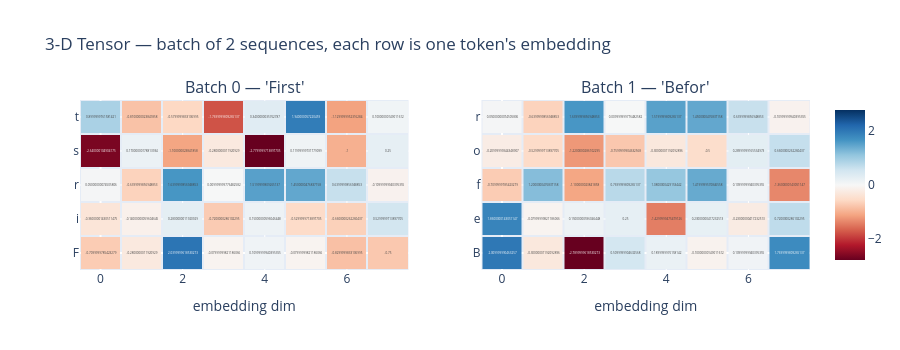

Here is the notebook cell this chart was saved with:
### Code cell
import plotly.graph_objects as go
from plotly.subplots import make_subplots

fig = make_subplots(
    rows=1, cols=2, subplot_titles=("Batch 0 — 'First'", "Batch 1 — 'Befor'")
)

for i, word in enumerate(["First", "Befor"]):
    data = batch_embeddings[i].detach().round(decimals=2).numpy()
    fig.add_trace(
        go.Heatmap(
            z=data,
            text=data,
            texttemplate="%{text}",
            colorscale="RdBu",
            zmid=0,
            showscale=(i == 1),
            xgap=2,
            ygap=2,
        ),
        row=1,
        col=i + 1,
    )
    fig.update_yaxes(tickvals=list(range(5)), ticktext=list(word), row=1, col=i + 1)
    fig.update_xaxes(title_text="embedding dim", row=1, col=i + 1)

fig.update_layout(
    title="3-D Tensor — batch of 2 sequences, each row is one token's embedding",
    height=350,
)
fig.show()

### Figure 1 — Plotly figure (JSON) as saved in the notebook; plotly's stock layout.template omitted (floating-point values rounded to 4 significant figures)
{"data": [{"colorscale": [[0, "rgb(103,0,31)"], [0.1, "rgb(178,24,43)"], [0.2, "rgb(214,96,77)"], [0.3, "rgb(244,165,130)"], [0.4, "rgb(253,219,199)"], [0.5, "rgb(247,247,247)"], [0.6, "rgb(209,229,240)"], [0.7, "rgb(146,197,222)"], [0.8, "rgb(67,147,195)"], [0.9, "rgb(33,102,172)"], [1, "rgb(5,48,97)"]], "showscale": false, "text": [[-0.71, -0.28, 2.04, -0.08, 0.11, -0.08, -0.83, -0.75], [-0.36, -0.14, 0.28, -0.72, 0.15, -0.53, -0.66, 0.53], [0.05, -0.64, 1.64, 0.01, 1.52, 1.45, 0.64, -0.11], [-2.64, 0.17, -1.1, -0.28, -2.78, 0.12, -1.0, 0.25], [0.9, -0.81, -0.58, -1.77, 0.34, 1.94, -1.13, 0.1]], "texttemplate": "%{text}", "type": "heatmap", "xaxis": "x", "xgap": 2, "yaxis": "y", "ygap": 2, "z": [[-0.71, -0.28, 2.04, -0.08, 0.11, -0.08, -0.83, -0.75], [-0.36, -0.14, 0.28, -0.72, 0.15, -0.53, -0.66, 0.53], [0.05, -0.64, 1.64, 0.01, 1.52, 1.45, 0.64, -0.11], [-2.64, 0.17, -1.1, -0.28, -2.78, 0.12, -1.0, 0.25], [0.9, -0.81, -0.58, -1.77, 0.34, 1.94, -1.13, 0.1]], "zmid": 0}, {"colorscale": [[0, "rgb(103,0,31)"], [0.1, "rgb(178,24,43)"], [0.2, "rgb(214,96,77)"], [0.3, "rgb(244,165,130)"], [0.4, "rgb(253,219,199)"], [0.5, "rgb(247,247,247)"], [0.6, "rgb(209,229,240)"], [0.7, "rgb(146,197,222)"], [0.8, "rgb(67,147,195)"], [0.9, "rgb(33,102,172)"], [1, "rgb(5,48,97)"]], "showscale": true, "text": [[2.01, -0.3, -2.79, 0.51, 0.19, -0.1, 0.11, 1.77], [1.86, -0.08, 0.15, 0.25, -1.43, 0.23, -0.23, 0.72], [-0.71, 1.2, -1.1, 0.77, 1.08, 1.42, 0.11, -1.36], [-0.21, -0.53, -1.22, -0.76, -0.3, -0.5, 0.29, 0.66], [0.05, -0.64, 1.64, 0.01, 1.52, 1.45, 0.64, -0.11]], "texttemplate": "%{text}", "type": "heatmap", "xaxis": "x2", "xgap": 2, "yaxis": "y2", "ygap": 2, "z": [[2.01, -0.3, -2.79, 0.51, 0.19, -0.1, 0.11, 1.77], [1.86, -0.08, 0.15, 0.25, -1.43, 0.23, -0.23, 0.72], [-0.71, 1.2, -1.1, 0.77, 1.08, 1.42, 0.11, -1.36], [-0.21, -0.53, -1.22, -0.76, -0.3, -0.5, 0.29, 0.66], [0.05, -0.64, 1.64, 0.01, 1.52, 1.45, 0.64, -0.11]], "zmid": 0}], "layout": {"annotations": [{"font": {"size": 16}, "showarrow": false, "text": "Batch 0 — 'First'", "x": 0.225, "xanchor": "center", "xref": "paper", "y": 1, "yanchor": "bottom", "yref": "paper"}, {"font": {"size": 16}, "showarrow": false, "text": "Batch 1 — 'Befor'", "x": 0.775, "xanchor": "center", "xref": "paper", "y": 1, "yanchor": "bottom", "yref": "paper"}], "height": 350, "title": {"text": "3-D Tensor — batch of 2 sequences, each row is one token's embedding"}, "xaxis": {"anchor": "y", "domain": [0, 0.45], "title": {"text": "embedding dim"}}, "xaxis2": {"anchor": "y2", "domain": [0.55, 1], "title": {"text": "embedding dim"}}, "yaxis": {"anchor": "x", "domain": [0, 1], "ticktext": ["F", "i", "r", "s", "t"], "tickvals": [0, 1, 2, 3, 4]}, "yaxis2": {"anchor": "x2", "domain": [0, 1], "ticktext": ["B", "e", "f", "o", "r"], "tickvals": [0, 1, 2, 3, 4]}}}
